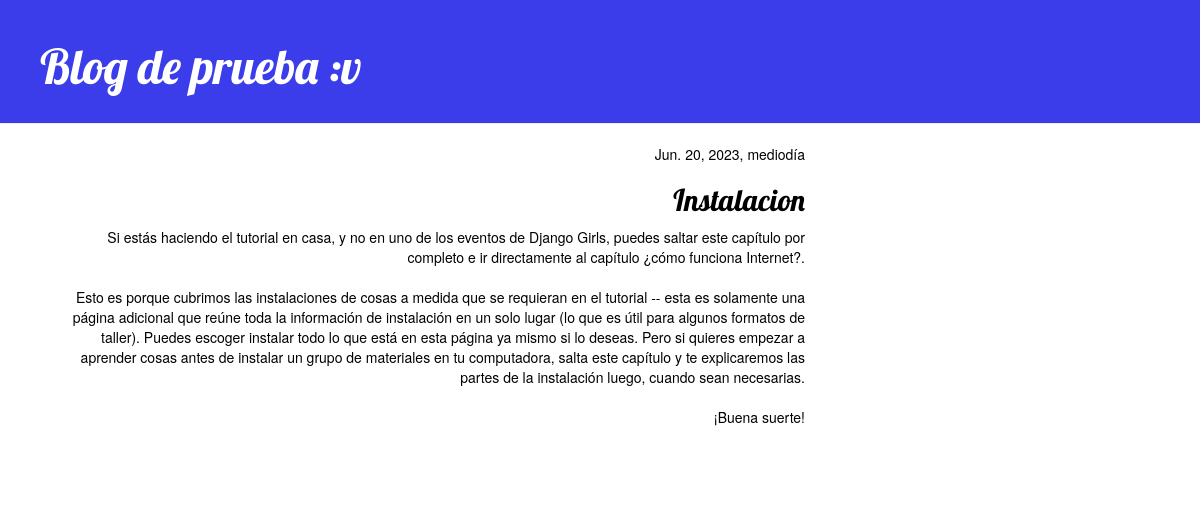
The app's page /post/1/ with its own data.
### blog/models.py (models this page shows, shortened)
class Post(models.Model):
    author = models.ForeignKey(settings.AUTH_USER_MODEL, on_delete=models.CASCADE)
    title = models.CharField(max_length=200)
    text = models.TextField()
    created_date = models.DateTimeField(
            default=timezone.now)
    published_date = models.DateTimeField(
            blank=True, null=True)

### blog/views.py (the view)
# urls.py: path('post/<int:pk>/', views.post_detail, name='post_detail'),
def  post_detail(request, pk):
    post = get_object_or_404(Post, pk=pk)
    Post.objects.get(pk=pk)
    return render(request, 'blog/post_detail.html', {'post': post})

### blog/templates/blog/post_detail.html (shortened to what this page needs)
{% extends 'blog/base.html' %}
{% block content %}
    <div class="post">
        {% if post.published_date %}
            <div class="date">
                {{ post.published_date }}
        {% endif %}
        <h2>{{ post.title }}</h2>
        <p>{{ post.text|linebreaksbr }}</p>
    </div>
{% endblock %}

### blog/static/css/blog.css (style rules this page uses)
h1, h2, h3, h4 { font-family: 'Lobster', cursive; }
.date { color: #000000; text-align: right; }
.post { margin-bottom: 70px; }

### records on screen
Post: published_date "Jun. 20, 2023, mediodía", title "Instalacion", text "Si estás haciendo el tutorial en casa, y no en uno de los eventos de Django Girls, puedes saltar este capítulo por completo e ir directamente al capítulo ¿cómo funciona Internet?. Esto es porque cubrimos las instalaciones de cosas a medida que se requieran en el tutorial -- esta es solamente una página adicional que reúne toda la información de instalación en un solo lugar (lo que es útil para algunos formatos de taller). Puedes escoger instalar todo lo que está en esta página ya mismo si lo deseas. Pero si quieres empezar a aprender cosas antes de instalar un grupo de materiales en tu computadora, salta este capítulo y te explicaremos las partes de la instalación luego, cuando sean…"
